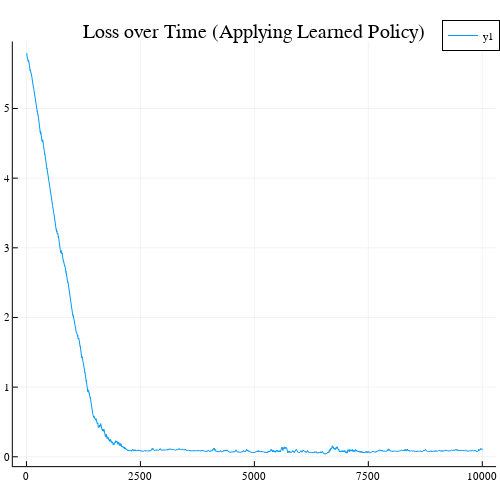

The code cell stored with this chart in its notebook:
### Code cell
Plots.plot(losses)
Plots.title!("Loss over Time (Applying Learned Policy)")

### Figure 1 — Plotly figure (JSON) as saved in the notebook; plotly's stock layout.template omitted (floating-point values rounded to 4 significant figures; data arrays with more than 128 entries replaced by an {"elided": "..."} marker saying what was removed)
{"data": [{"colorbar": {"title": ""}, "legendgroup": "y1", "line": {"color": "rgba(0, 154, 250, 1.000)", "dash": "solid", "shape": "linear", "width": 1}, "mode": "lines", "name": "y1", "showlegend": true, "type": "scatter", "x": {"elided": "10002 int values"}, "xaxis": "x", "y": {"elided": "10002 float values"}, "yaxis": "y", "zmax": null, "zmin": null}], "layout": {"annotations": [{"font": {"color": "rgba(0, 0, 0, 1.000)", "family": "sans-serif", "size": 20}, "rotation": 0, "showarrow": false, "text": "Loss over Time (Applying Learned Policy)", "x": 0.5089, "xanchor": "center", "xref": "paper", "y": 1, "yanchor": "top", "yref": "paper"}], "height": 500, "legend": {"bgcolor": "rgba(255, 255, 255, 1.000)", "bordercolor": "rgba(0, 0, 0, 1.000)", "borderwidth": 1, "font": {"color": "rgba(0, 0, 0, 1.000)", "family": "sans-serif", "size": 11}, "tracegroupgap": 0, "traceorder": "normal", "x": 1, "xanchor": "auto", "y": 1, "yanchor": "auto"}, "margin": {"b": 20, "l": 0, "r": 0, "t": 20}, "paper_bgcolor": "rgba(255, 255, 255, 1.000)", "plot_bgcolor": "rgba(255, 255, 255, 1.000)", "showlegend": true, "width": 500, "xaxis": {"anchor": "y", "domain": [0.02565, 0.9921], "gridcolor": "rgba(0, 0, 0, 0.100)", "gridwidth": 0.5, "linecolor": "rgba(0, 0, 0, 1.000)", "mirror": false, "range": [-299.0, 10300.0], "showgrid": true, "showline": true, "showticklabels": true, "tickangle": 0, "tickcolor": "rgb(0, 0, 0)", "tickfont": {"color": "rgba(0, 0, 0, 1.000)", "family": "sans-serif", "size": 11}, "tickmode": "array", "ticks": "inside", "ticktext": ["0", "2500", "5000", "7500", "10000"], "tickvals": [0, 2500, 5000, 7500, 10000], "title": "", "titlefont": {"color": "rgba(0, 0, 0, 1.000)", "family": "sans-serif", "size": 15}, "type": "-", "visible": true, "zeroline": false, "zerolinecolor": "rgba(0, 0, 0, 1.000)"}, "yaxis": {"anchor": "x", "domain": [0.0301, 0.9532], "gridcolor": "rgba(0, 0, 0, 0.100)", "gridwidth": 0.5, "linecolor": "rgba(0, 0, 0, 1.000)", "mirror": false, "range": [-0.1345, 5.961], "showgrid": true, "showline": true, "showticklabels": true, "tickangle": 0, "tickcolor": "rgb(0, 0, 0)", "tickfont": {"color": "rgba(0, 0, 0, 1.000)", "family": "sans-serif", "size": 11}, "tickmode": "array", "ticks": "inside", "ticktext": ["0", "1", "2", "3", "4", "5"], "tickvals": [0, 1, 2, 3, 4, 5], "title": "", "titlefont": {"color": "rgba(0, 0, 0, 1.000)", "family": "sans-serif", "size": 15}, "type": "-", "visible": true, "zeroline": false, "zerolinecolor": "rgba(0, 0, 0, 1.000)"}}}
